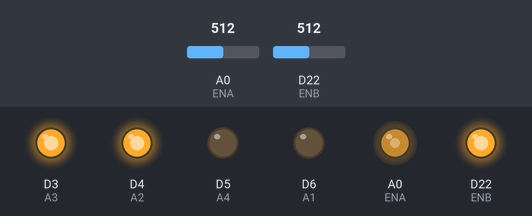
The sketch below on a simulated Arduino MKR. Shown: output pins drawn as LEDs (lit = HIGH). The test bench sets the inputs (shaded band); at power-on: A0 (ENA) = 512, D22 (ENB) = 512. WiFi joins after 1.5 s; servers stay silent unless stated; what the sketch prints to the serial monitor is not drawn.

Above: at 2.7 s.
2.8 s: A0 (ENA) set to 716
At 4.2 s:
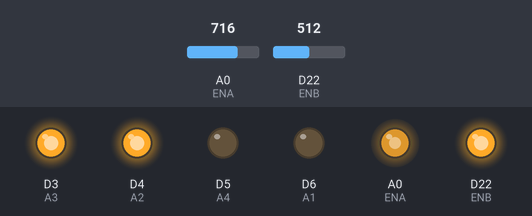
5.0 s: D22 (ENB) set to 503
At 5.8 s:
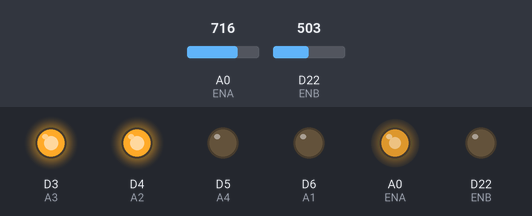
7.0 s: A0 (ENA) set to 900
At 8.5 s:
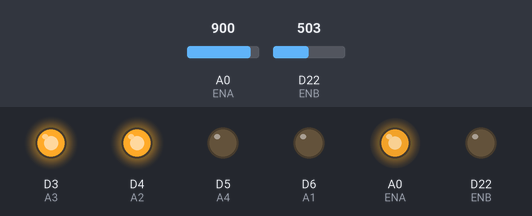
9.0 s: D22 (ENB) set to 716
At 10.0 s:
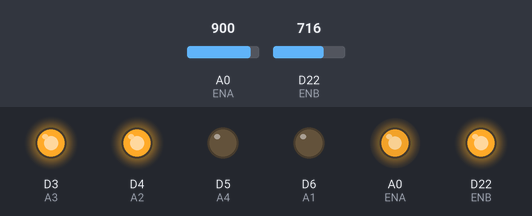
11.0 s: A0 (ENA) set to 122
At 12.7 s:
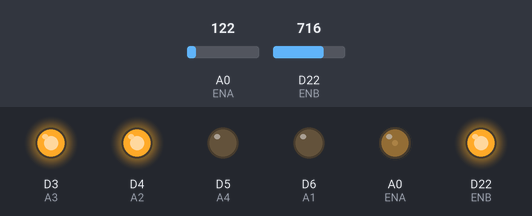
13.0 s: D22 (ENB) set to 511
At 14.3 s:
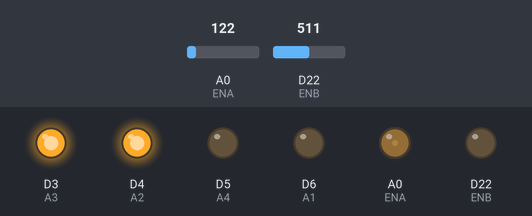
Timing chart, 0 to 16.0 s (numbered marks = the images above; inputs shaded):
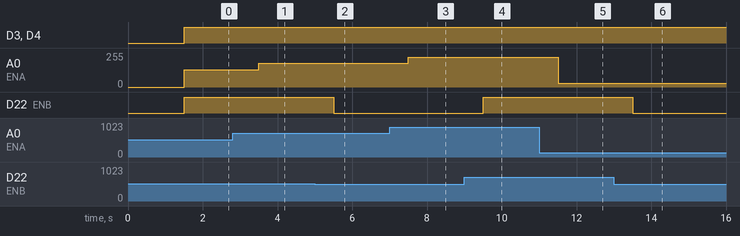

Measured:
- the behaviour switches between 512 and 511 on D22 (ENB) (found by bisection; images 1 and 2)
- after the input at 2.8 s, A0 (ENA): 128/255 → 179/255 after 0.70 s
- after the input at 5.0 s, D22 (ENB): HIGH → LOW after 0.50 s
- after the input at 7.0 s, A0 (ENA): 179/255 → 225/255 after 0.50 s
- after the input at 9.0 s, D22 (ENB): LOW → HIGH after 0.51 s
- after the input at 11.0 s, A0 (ENA): 225/255 → 30/255 after 0.51 s
- after the input at 13.0 s, D22 (ENB): HIGH → LOW after 0.51 s

The sketch:

movement_with_server.ino
```cpp
#include <WiFiNINA.h>

char ssid[] = "VM894C8E2";
char pass[] = "hysuMdbyu2kV";

const int LEYE = 9;
const int REYE = 10;
const int US_TRIG = 15;
const int US_ECHO = 18;

#define A1 6
#define A2 4
#define A3 3
#define A4 5
#define ENA A0  //enables right
#define ENB A7  //enables left

WiFiClient client;
WiFiServer server(5200);
//192,168.4.1 arduino

void setup() {
  Serial.begin(9600);

  WiFi.begin(ssid, pass);
  IPAddress ip = WiFi.localIP();
  server.begin();

  pinMode(US_TRIG, OUTPUT);
  pinMode(US_ECHO, INPUT);
  pinMode(LEYE, INPUT);
  pinMode(REYE, INPUT);
  pinMode(A1, OUTPUT);
  pinMode(A2, OUTPUT);
  pinMode(A3, OUTPUT);
  pinMode(A4, OUTPUT);
  pinMode(ENA, OUTPUT);
  pinMode(ENB, OUTPUT);
}

void forwards() {
  int valA = analogRead(ENA);
  int valB = analogRead(ENB);
  analogWrite(ENA, valA / 4);
  analogWrite(ENB, valB / 4);
  digitalWrite(A1, LOW);
  digitalWrite(A2, HIGH);
  digitalWrite(A3, HIGH);
  digitalWrite(A4, LOW);
}

void stop() {
  int valA = analogRead(ENA);
  int valB = analogRead(ENB);
  analogWrite(ENA, valA / 4);
  analogWrite(ENB, valB / 4);
  digitalWrite(A1, LOW);
  digitalWrite(A2, LOW);
  digitalWrite(A3, LOW);
  digitalWrite(A4, LOW);
  Serial.println("Stop ");
}

void loop() {
  forwards();
  Serial.print("Let me Go!!\n");


  //recieving info from processing
  char c = client.read();
  if (c == 'g') {
    forwards();
  } else if (c == 's') {
    stop();
  }
  Serial.write(c);
  delay(500);

  //sending info to processing
  server.print("Hello!");
  delay(500);
}
```
